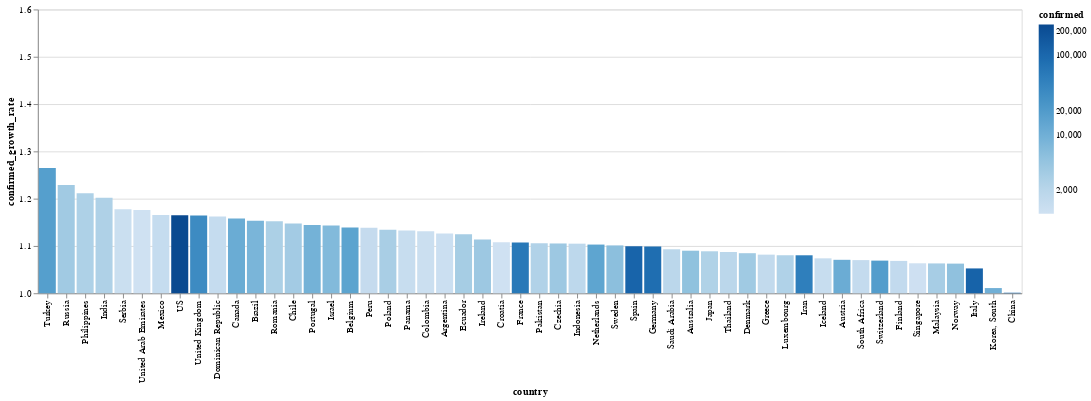

The notebook cell saved with this chart:
### Markdown cell above
# Tasa de contagios por país

El color corresponde con la cantidad de casos confirmados

### Code cell
today_df = global_df[
    (global_df.date == global_df.date.max()) & 
    (global_df.confirmed > 1000)
]


alt.Chart(today_df).mark_bar().encode(
    x=alt.X(
        'country', 
        sort=list(
            today_df.set_index('country')
                    .confirmed_growth_rate
                    .sort_values()
                    .index[::-1]
        )
    ),
    y=alt.X(
        'confirmed_growth_rate', 
        scale=alt.Scale(domain=[1, 1.6], clamp=True)
    ),
    color=alt.Color('confirmed', scale=alt.Scale(type='log')),
    tooltip=list(today_df.columns)
)

### Figure 1 — Vega-Lite specification as saved in the notebook (floating-point values rounded to 4 significant figures)
{"config": {"view": {"continuousWidth": 400, "continuousHeight": 300}}, "data": {"name": "data-866f79971568883716187e7110724f18"}, "mark": "bar", "encoding": {"color": {"type": "quantitative", "field": "confirmed", "scale": {"type": "log"}}, "tooltip": [{"type": "temporal", "field": "date"}, {"type": "nominal", "field": "country"}, {"type": "quantitative", "field": "confirmed"}, {"type": "quantitative", "field": "recovered"}, {"type": "quantitative", "field": "death"}, {"type": "quantitative", "field": "confirmed_growth_rate"}, {"type": "quantitative", "field": "death_growth_rate"}, {"type": "temporal", "field": "first_infaction_date"}, {"type": "quantitative", "field": "days_from_first_infection"}, {"type": "temporal", "field": "tenth_infaction_date"}, {"type": "quantitative", "field": "days_from_tenth_infection"}, {"type": "temporal", "field": "first_death_date"}, {"type": "quantitative", "field": "days_from_first_death"}, {"type": "temporal", "field": "tenth_death_date"}, {"type": "quantitative", "field": "days_from_tenth_death"}], "x": {"type": "nominal", "field": "country", "sort": ["Turkey", "Russia", "Philippines", "India", "Serbia", "United Arab Emirates", "Mexico", "US", "United Kingdom", "Dominican Republic", "Canada", "Brazil", "Romania", "Chile", "Portugal", "Israel", "Belgium", "Peru", "Poland", "Panama", "Colombia", "Argentina", "Ecuador", "Ireland", "Croatia", "France", "Pakistan", "Czechia", "Indonesia", "Netherlands", "Sweden", "Spain", "Germany", "Saudi Arabia", "Australia", "Japan", "Thailand", "Denmark", "Greece", "Luxembourg", "Iran", "Iceland", "Austria", "South Africa", "Switzerland", "Finland", "Singapore", "Malaysia", "Norway", "Italy", "Korea, South", "China"]}, "y": {"type": "quantitative", "field": "confirmed_growth_rate", "scale": {"clamp": true, "domain": [1, 1.6]}}}, "$schema": "https://vega.github.io/schema/vega-lite/v4.8.1.json", "datasets": {"data-866f79971568883716187e7110724f18": [{"date": "2020-04-02T00:00:00", "country": "Argentina", "confirmed": 1133, "recovered": 256, "death": 36, "confirmed_growth_rate": 1.126, "death_growth_rate": 1.227, "first_infaction_date": "2020-03-03T00:00:00", "days_from_first_infection": 30, "tenth_infaction_date": "2020-03-08T00:00:00", "days_from_tenth_infection": 25.0, "first_death_date": "2020-03-08T00:00:00", "days_from_first_death": 25.0, "tenth_death_date": "2020-03-22T00:00:00", "days_from_tenth_death": 11.0}, {"date": "2020-04-02T00:00:00", "country": "Australia", "confirmed": 5116, "recovered": 520, "death": 24, "confirmed_growth_rate": 1.09, "death_growth_rate": 1.093, "first_infaction_date": "2020-01-26T00:00:00", "days_from_first_infection": 67, "tenth_infaction_date": "2020-02-01T00:00:00", "days_from_tenth_infection": 61.0, "first_death_date": "2020-03-01T00:00:00", "days_from_first_death": 32.0, "tenth_death_date": "2020-03-26T00:00:00", "days_from_tenth_death": 7.0}, {"date": "2020-04-02T00:00:00", "country": "Austria", "confirmed": 11129, "recovered": 1749, "death": 158, "confirmed_growth_rate": 1.071, "death_growth_rate": 1.184, "first_infaction_date": "2020-02-25T00:00:00", "days_from_first_infection": 37, "tenth_infaction_date": "2020-03-01T00:00:00", "days_from_tenth_infection": 32.0, "first_death_date": "2020-03-12T00:00:00", "days_from_first_death": 21.0, "tenth_death_date": "2020-03-22T00:00:00", "days_from_tenth_death": 11.0}, {"date": "2020-04-02T00:00:00", "country": "Belgium", "confirmed": 15348, "recovered": 2495, "death": 1011, "confirmed_growth_rate": 1.139, "death_growth_rate": 1.245, "first_infaction_date": "2020-02-04T00:00:00", "days_from_first_infection": 58, "tenth_infaction_date": "2020-03-03T00:00:00", "days_from_tenth_infection": 30.0, "first_death_date": "2020-03-11T00:00:00", "days_from_first_death": 22.0, "tenth_death_date": "2020-03-18T00:00:00", "days_from_tenth_death": 15.0}, {"date": "2020-04-02T00:00:00", "country": "Brazil", "confirmed": 8044, "recovered": 127, "death": 324, "confirmed_growth_rate": 1.153, "death_growth_rate": 1.229, "first_infaction_date": "2020-02-26T00:00:00", "days_from_first_infection": 36, "tenth_infaction_date": "2020-03-06T00:00:00", "days_from_tenth_infection": 27.0, "first_death_date": "2020-03-17T00:00:00", "days_from_first_death": 16.0, "tenth_death_date": "2020-03-20T00:00:00", "days_from_tenth_death": 13.0}, {"date": "2020-04-02T00:00:00", "country": "Canada", "confirmed": 11284, "recovered": 1735, "death": 139, "confirmed_growth_rate": 1.158, "death_growth_rate": 1.21, "first_infaction_date": "2020-01-26T00:00:00", "days_from_first_infection": 67, "tenth_infaction_date": "2020-02-25T00:00:00", "days_from_tenth_infection": 37.0, "first_death_date": "2020-03-09T00:00:00", "days_from_first_death": 24.0, "tenth_death_date": "2020-03-20T00:00:00", "days_from_tenth_death": 13.0}, {"date": "2020-04-02T00:00:00", "country": "Chile", "confirmed": 3404, "recovered": 335, "death": 18, "confirmed_growth_rate": 1.147, "death_growth_rate": 1.245, "first_infaction_date": "2020-03-03T00:00:00", "days_from_first_infection": 30, "tenth_infaction_date": "2020-03-10T00:00:00", "days_from_tenth_infection": 23.0, "first_death_date": "2020-03-22T00:00:00", "days_from_first_death": 11.0, "tenth_death_date": "2020-03-31T00:00:00", "days_from_tenth_death": 2.0}, {"date": "2020-04-02T00:00:00", "country": "China", "confirmed": 82432, "recovered": 76565, "death": 3322, "confirmed_growth_rate": 1.001, "death_growth_rate": 1.001, "first_infaction_date": "2020-01-22T00:00:00", "days_from_first_infection": 71, "tenth_infaction_date": "2020-01-22T00:00:00", "days_from_tenth_infection": 71.0, "first_death_date": "2020-01-22T00:00:00", "days_from_first_death": 71.0, "tenth_death_date": "2020-01-22T00:00:00", "days_from_tenth_death": 71.0}, {"date": "2020-04-02T00:00:00", "country": "Colombia", "confirmed": 1161, "recovered": 55, "death": 19, "confirmed_growth_rate": 1.131, "death_growth_rate": 1.188, "first_infaction_date": "2020-03-06T00:00:00", "days_from_first_infection": 27, "tenth_infaction_date": "2020-03-13T00:00:00", "days_from_tenth_infection": 20.0, "first_death_date": "2020-03-22T00:00:00", "days_from_first_death": 11.0, "tenth_death_date": "2020-03-30T00:00:00", "days_from_tenth_death": 3.0}, {"date": "2020-04-02T00:00:00", "country": "Croatia", "confirmed": 1011, "recovered": 88, "death": 7, "confirmed_growth_rate": 1.108, "death_growth_rate": 1.138, "first_infaction_date": "2020-02-25T00:00:00", "days_from_first_infection": 37, "tenth_infaction_date": "2020-03-06T00:00:00", "days_from_tenth_infection": 27.0, "first_death_date": "2020-03-19T00:00:00", "days_from_first_death": 14.0, "tenth_death_date": "", "days_from_tenth_death": null}, {"date": "2020-04-02T00:00:00", "country": "Czechia", "confirmed": 3858, "recovered": 67, "death": 44, "confirmed_growth_rate": 1.105, "death_growth_rate": 1.264, "first_infaction_date": "2020-03-01T00:00:00", "days_from_first_infection": 32, "tenth_infaction_date": "2020-03-05T00:00:00", "days_from_tenth_infection": 28.0, "first_death_date": "2020-03-22T00:00:00", "days_from_first_death": 11.0, "tenth_death_date": "2020-03-28T00:00:00", "days_from_tenth_death": 5.0}, {"date": "2020-04-02T00:00:00", "country": "Denmark", "confirmed": 3573, "recovered": 1172, "death": 123, "confirmed_growth_rate": 1.085, "death_growth_rate": 1.172, "first_infaction_date": "2020-02-27T00:00:00", "days_from_first_infection": 35, "tenth_infaction_date": "2020-03-04T00:00:00", "days_from_tenth_infection": 29.0, "first_death_date": "2020-03-14T00:00:00", "days_from_first_death": 19.0, "tenth_death_date": "2020-03-21T00:00:00", "days_from_tenth_death": 12.0}, {"date": "2020-04-02T00:00:00", "country": "Dominican Republic", "confirmed": 1380, "recovered": 16, "death": 60, "confirmed_growth_rate": 1.162, "death_growth_rate": 1.265, "first_infaction_date": "2020-03-01T00:00:00", "days_from_first_infection": 32, "tenth_infaction_date": "2020-03-14T00:00:00", "days_from_tenth_infection": 19.0, "first_death_date": "2020-03-17T00:00:00", "days_from_first_death": 16.0, "tenth_death_date": "2020-03-27T00:00:00", "days_from_tenth_death": 6.0}, {"date": "2020-04-02T00:00:00", "country": "Ecuador", "confirmed": 3163, "recovered": 65, "death": 120, "confirmed_growth_rate": 1.125, "death_growth_rate": 1.202, "first_infaction_date": "2020-03-01T00:00:00", "days_from_first_infection": 32, "tenth_infaction_date": "2020-03-05T00:00:00", "days_from_tenth_infection": 28.0, "first_death_date": "2020-03-14T00:00:00", "days_from_first_death": 19.0, "tenth_death_date": "2020-03-22T00:00:00", "days_from_tenth_death": 11.0}, {"date": "2020-04-02T00:00:00", "country": "Finland", "confirmed": 1518, "recovered": 300, "death": 19, "confirmed_growth_rate": 1.068, "death_growth_rate": 1.216, "first_infaction_date": "2020-01-29T00:00:00", "days_from_first_infection": 64, "tenth_infaction_date": "2020-03-05T00:00:00", "days_from_tenth_infection": 28.0, "first_death_date": "2020-03-21T00:00:00", "days_from_first_death": 12.0, "tenth_death_date": "2020-03-29T00:00:00", "days_from_tenth_death": 4.0}, {"date": "2020-04-02T00:00:00", "country": "France", "confirmed": 59929, "recovered": 12548, "death": 5398, "confirmed_growth_rate": 1.107, "death_growth_rate": 1.181, "first_infaction_date": "2020-01-24T00:00:00", "days_from_first_infection": 69, "tenth_infaction_date": "2020-02-08T00:00:00", "days_from_tenth_infection": 54.0, "first_death_date": "2020-02-15T00:00:00", "days_from_first_death": 47.0, "tenth_death_date": "2020-03-07T00:00:00", "days_from_tenth_death": 26.0}, {"date": "2020-04-02T00:00:00", "country": "Germany", "confirmed": 84794, "recovered": 22440, "death": 1107, "confirmed_growth_rate": 1.099, "death_growth_rate": 1.226, "first_infaction_date": "2020-01-27T00:00:00", "days_from_first_infection": 66, "tenth_infaction_date": "2020-02-03T00:00:00", "days_from_tenth_infection": 59.0, "first_death_date": "2020-03-09T00:00:00", "days_from_first_death": 24.0, "tenth_death_date": "2020-03-15T00:00:00", "days_from_tenth_death": 18.0}, {"date": "2020-04-02T00:00:00", "country": "Greece", "confirmed": 1544, "recovered": 61, "death": 53, "confirmed_growth_rate": 1.082, "death_growth_rate": 1.108, "first_infaction_date": "2020-02-26T00:00:00", "days_from_first_infection": 36, "tenth_infaction_date": "2020-03-05T00:00:00", "days_from_tenth_infection": 28.0, "first_death_date": "2020-03-11T00:00:00", "days_from_first_death": 22.0, "tenth_death_date": "2020-03-21T00:00:00", "days_from_tenth_death": 12.0}, {"date": "2020-04-02T00:00:00", "country": "Iceland", "confirmed": 1319, "recovered": 284, "death": 4, "confirmed_growth_rate": 1.074, "death_growth_rate": 1.086, "first_infaction_date": "2020-02-28T00:00:00", "days_from_first_infection": 34, "tenth_infaction_date": "2020-03-03T00:00:00", "days_from_tenth_infection": 30.0, "first_death_date": "2020-03-15T00:00:00", "days_from_first_death": 18.0, "tenth_death_date": "", "days_from_tenth_death": null}, {"date": "2020-04-02T00:00:00", "country": "India", "confirmed": 2543, "recovered": 191, "death": 72, "confirmed_growth_rate": 1.202, "death_growth_rate": 1.206, "first_infaction_date": "2020-01-30T00:00:00", "days_from_first_infection": 63, "tenth_infaction_date": "2020-03-04T00:00:00", "days_from_tenth_infection": 29.0, "first_death_date": "2020-03-11T00:00:00", "days_from_first_death": 22.0, "tenth_death_date": "2020-03-25T00:00:00", "days_from_tenth_death": 8.0}, {"date": "2020-04-02T00:00:00", "country": "Indonesia", "confirmed": 1790, "recovered": 112, "death": 170, "confirmed_growth_rate": 1.105, "death_growth_rate": 1.118, "first_infaction_date": "2020-03-02T00:00:00", "days_from_first_infection": 31, "tenth_infaction_date": "2020-03-09T00:00:00", "days_from_tenth_infection": 24.0, "first_death_date": "2020-03-11T00:00:00", "days_from_first_death": 22.0, "tenth_death_date": "2020-03-18T00:00:00", "days_from_tenth_death": 15.0}, {"date": "2020-04-02T00:00:00", "country": "Iran", "confirmed": 50468, "recovered": 16711, "death": 3160, "confirmed_growth_rate": 1.08, "death_growth_rate": 1.051, "first_infaction_date": "2020-02-19T00:00:00", "days_from_first_infection": 43, "tenth_infaction_date": "2020-02-21T00:00:00", "days_from_tenth_infection": 41.0, "first_death_date": "2020-02-19T00:00:00", "days_from_first_death": 43.0, "tenth_death_date": "2020-02-24T00:00:00", "days_from_tenth_death": 38.0}, {"date": "2020-04-02T00:00:00", "country": "Ireland", "confirmed": 3849, "recovered": 5, "death": 98, "confirmed_growth_rate": 1.113, "death_growth_rate": 1.268, "first_infaction_date": "2020-02-29T00:00:00", "days_from_first_infection": 33, "tenth_infaction_date": "2020-03-06T00:00:00", "days_from_tenth_infection": 27.0, "first_death_date": "2020-03-11T00:00:00", "days_from_first_death": 22.0, "tenth_death_date": "2020-03-26T00:00:00", "days_from_tenth_death": 7.0}, {"date": "2020-04-02T00:00:00", "country": "Israel", "confirmed": 6857, "recovered": 338, "death": 36, "confirmed_growth_rate": 1.143, "death_growth_rate": 1.25, "first_infaction_date": "2020-02-21T00:00:00", "days_from_first_infection": 41, "tenth_infaction_date": "2020-03-03T00:00:00", "days_from_tenth_infection": 30.0, "first_death_date": "2020-03-21T00:00:00", "days_from_first_death": 12.0, "tenth_death_date": "2020-03-27T00:00:00", "days_from_tenth_death": 6.0}, {"date": "2020-04-02T00:00:00", "country": "Italy", "confirmed": 115242, "recovered": 18278, "death": 13915, "confirmed_growth_rate": 1.053, "death_growth_rate": 1.078, "first_infaction_date": "2020-01-31T00:00:00", "days_from_first_infection": 62, "tenth_infaction_date": "2020-02-21T00:00:00", "days_from_tenth_infection": 41.0, "first_death_date": "2020-02-21T00:00:00", "days_from_first_death": 41.0, "tenth_death_date": "2020-02-26T00:00:00", "days_from_tenth_death": 36.0}, {"date": "2020-04-02T00:00:00", "country": "Japan", "confirmed": 2495, "recovered": 472, "death": 62, "confirmed_growth_rate": 1.089, "death_growth_rate": 1.041, "first_infaction_date": "2020-01-22T00:00:00", "days_from_first_infection": 71, "tenth_infaction_date": "2020-01-30T00:00:00", "days_from_tenth_infection": 63.0, "first_death_date": "2020-02-13T00:00:00", "days_from_first_death": 49.0, "tenth_death_date": "2020-03-11T00:00:00", "days_from_tenth_death": 22.0}, {"date": "2020-04-02T00:00:00", "country": "Korea, South", "confirmed": 9976, "recovered": 5828, "death": 169, "confirmed_growth_rate": 1.011, "death_growth_rate": 1.037, "first_infaction_date": "2020-01-22T00:00:00", "days_from_first_infection": 71, "tenth_infaction_date": "2020-01-31T00:00:00", "days_from_tenth_infection": 62.0, "first_death_date": "2020-02-20T00:00:00", "days_from_first_death": 42.0, "tenth_death_date": "2020-02-26T00:00:00", "days_from_tenth_death": 36.0}, {"date": "2020-04-02T00:00:00", "country": "Luxembourg", "confirmed": 2487, "recovered": 80, "death": 30, "confirmed_growth_rate": 1.08, "death_growth_rate": 1.194, "first_infaction_date": "2020-02-29T00:00:00", "days_from_first_infection": 33, "tenth_infaction_date": "2020-03-12T00:00:00", "days_from_tenth_infection": 21.0, "first_death_date": "2020-03-14T00:00:00", "days_from_first_death": 19.0, "tenth_death_date": "2020-03-27T00:00:00", "days_from_tenth_death": 6.0}, {"date": "2020-04-02T00:00:00", "country": "Malaysia", "confirmed": 3116, "recovered": 767, "death": 50, "confirmed_growth_rate": 1.063, "death_growth_rate": 1.12, "first_infaction_date": "2020-01-25T00:00:00", "days_from_first_infection": 68, "tenth_infaction_date": "2020-02-05T00:00:00", "days_from_tenth_infection": 57.0, "first_death_date": "2020-03-17T00:00:00", "days_from_first_death": 16.0, "tenth_death_date": "2020-03-23T00:00:00", "days_from_tenth_death": 10.0}, {"date": "2020-04-02T00:00:00", "country": "Mexico", "confirmed": 1378, "recovered": 35, "death": 37, "confirmed_growth_rate": 1.165, "death_growth_rate": 1.304, "first_infaction_date": "2020-02-28T00:00:00", "days_from_first_infection": 34, "tenth_infaction_date": "2020-03-12T00:00:00", "days_from_tenth_infection": 21.0, "first_death_date": "2020-03-19T00:00:00", "days_from_first_death": 14.0, "tenth_death_date": "2020-03-28T00:00:00", "days_from_tenth_death": 5.0}, {"date": "2020-04-02T00:00:00", "country": "Netherlands", "confirmed": 14788, "recovered": 260, "death": 1341, "confirmed_growth_rate": 1.103, "death_growth_rate": 1.175, "first_infaction_date": "2020-02-27T00:00:00", "days_from_first_infection": 35, "tenth_infaction_date": "2020-03-02T00:00:00", "days_from_tenth_infection": 31.0, "first_death_date": "2020-03-06T00:00:00", "days_from_first_death": 27.0, "tenth_death_date": "2020-03-14T00:00:00", "days_from_tenth_death": 19.0}, {"date": "2020-04-02T00:00:00", "country": "Norway", "confirmed": 5147, "recovered": 32, "death": 50, "confirmed_growth_rate": 1.063, "death_growth_rate": 1.203, "first_infaction_date": "2020-02-26T00:00:00", "days_from_first_infection": 36, "tenth_infaction_date": "2020-02-29T00:00:00", "days_from_tenth_infection": 33.0, "first_death_date": "2020-03-14T00:00:00", "days_from_first_death": 19.0, "tenth_death_date": "2020-03-24T00:00:00", "days_from_tenth_death": 9.0}, {"date": "2020-04-02T00:00:00", "country": "Pakistan", "confirmed": 2421, "recovered": 125, "death": 34, "confirmed_growth_rate": 1.106, "death_growth_rate": 1.217, "first_infaction_date": "2020-02-26T00:00:00", "days_from_first_infection": 36, "tenth_infaction_date": "2020-03-10T00:00:00", "days_from_tenth_infection": 23.0, "first_death_date": "2020-03-19T00:00:00", "days_from_first_death": 14.0, "tenth_death_date": "2020-03-27T00:00:00", "days_from_tenth_death": 6.0}, {"date": "2020-04-02T00:00:00", "country": "Panama", "confirmed": 1317, "recovered": 9, "death": 32, "confirmed_growth_rate": 1.132, "death_growth_rate": 1.232, "first_infaction_date": "2020-03-10T00:00:00", "days_from_first_infection": 23, "tenth_infaction_date": "2020-03-12T00:00:00", "days_from_tenth_infection": 21.0, "first_death_date": "2020-03-11T00:00:00", "days_from_first_death": 22.0, "tenth_death_date": "2020-03-28T00:00:00", "days_from_tenth_death": 5.0}, {"date": "2020-04-02T00:00:00", "country": "Peru", "confirmed": 1414, "recovered": 537, "death": 55, "confirmed_growth_rate": 1.138, "death_growth_rate": 1.3, "first_infaction_date": "2020-03-06T00:00:00", "days_from_first_infection": 27, "tenth_infaction_date": "2020-03-10T00:00:00", "days_from_tenth_infection": 23.0, "first_death_date": "2020-03-20T00:00:00", "days_from_first_death": 13.0, "tenth_death_date": "2020-03-27T00:00:00", "days_from_tenth_death": 6.0}, {"date": "2020-04-02T00:00:00", "country": "Philippines", "confirmed": 2633, "recovered": 51, "death": 107, "confirmed_growth_rate": 1.211, "death_growth_rate": 1.134, "first_infaction_date": "2020-01-30T00:00:00", "days_from_first_infection": 63, "tenth_infaction_date": "2020-03-09T00:00:00", "days_from_tenth_infection": 24.0, "first_death_date": "2020-02-02T00:00:00", "days_from_first_death": 60.0, "tenth_death_date": "2020-03-15T00:00:00", "days_from_tenth_death": 18.0}, {"date": "2020-04-02T00:00:00", "country": "Poland", "confirmed": 2946, "recovered": 56, "death": 57, "confirmed_growth_rate": 1.134, "death_growth_rate": 1.207, "first_infaction_date": "2020-03-04T00:00:00", "days_from_first_infection": 29, "tenth_infaction_date": "2020-03-08T00:00:00", "days_from_tenth_infection": 25.0, "first_death_date": "2020-03-12T00:00:00", "days_from_first_death": 21.0, "tenth_death_date": "2020-03-25T00:00:00", "days_from_tenth_death": 8.0}, {"date": "2020-04-02T00:00:00", "country": "Portugal", "confirmed": 9034, "recovered": 68, "death": 209, "confirmed_growth_rate": 1.144, "death_growth_rate": 1.197, "first_infaction_date": "2020-03-02T00:00:00", "days_from_first_infection": 31, "tenth_infaction_date": "2020-03-06T00:00:00", "days_from_tenth_infection": 27.0, "first_death_date": "2020-03-17T00:00:00", "days_from_first_death": 16.0, "tenth_death_date": "2020-03-21T00:00:00", "days_from_tenth_death": 12.0}, {"date": "2020-04-02T00:00:00", "country": "Romania", "confirmed": 2738, "recovered": 267, "death": 115, "confirmed_growth_rate": 1.152, "death_growth_rate": 1.266, "first_infaction_date": "2020-02-26T00:00:00", "days_from_first_infection": 36, "tenth_infaction_date": "2020-03-08T00:00:00", "days_from_tenth_infection": 25.0, "first_death_date": "2020-03-22T00:00:00", "days_from_first_death": 11.0, "tenth_death_date": "2020-03-24T00:00:00", "days_from_tenth_death": 9.0}, {"date": "2020-04-02T00:00:00", "country": "Russia", "confirmed": 3548, "recovered": 235, "death": 30, "confirmed_growth_rate": 1.229, "death_growth_rate": 1.331, "first_infaction_date": "2020-01-31T00:00:00", "days_from_first_infection": 62, "tenth_infaction_date": "2020-03-06T00:00:00", "days_from_tenth_infection": 27.0, "first_death_date": "2020-03-19T00:00:00", "days_from_first_death": 14.0, "tenth_death_date": "2020-03-31T00:00:00", "days_from_tenth_death": 2.0}, {"date": "2020-04-02T00:00:00", "country": "Saudi Arabia", "confirmed": 1885, "recovered": 328, "death": 21, "confirmed_growth_rate": 1.093, "death_growth_rate": 1.299, "first_infaction_date": "2020-03-02T00:00:00", "days_from_first_infection": 31, "tenth_infaction_date": "2020-03-08T00:00:00", "days_from_tenth_infection": 25.0, "first_death_date": "2020-03-24T00:00:00", "days_from_first_death": 9.0, "tenth_death_date": "2020-04-01T00:00:00", "days_from_tenth_death": 1.0}, {"date": "2020-04-02T00:00:00", "country": "Serbia", "confirmed": 1171, "recovered": 0, "death": 31, "confirmed_growth_rate": 1.178, "death_growth_rate": 1.263, "first_infaction_date": "2020-03-06T00:00:00", "days_from_first_infection": 27, "tenth_infaction_date": "2020-03-11T00:00:00", "days_from_tenth_infection": 22.0, "first_death_date": "2020-03-20T00:00:00", "days_from_first_death": 13.0, "tenth_death_date": "2020-03-29T00:00:00", "days_from_tenth_death": 4.0}, {"date": "2020-04-02T00:00:00", "country": "Singapore", "confirmed": 1049, "recovered": 266, "death": 4, "confirmed_growth_rate": 1.063, "death_growth_rate": 1.119, "first_infaction_date": "2020-01-23T00:00:00", "days_from_first_infection": 70, "tenth_infaction_date": "2020-01-31T00:00:00", "days_from_tenth_infection": 62.0, "first_death_date": "2020-03-21T00:00:00", "days_from_first_death": 12.0, "tenth_death_date": "", "days_from_tenth_death": null}, {"date": "2020-04-02T00:00:00", "country": "South Africa", "confirmed": 1462, "recovered": 50, "death": 5, "confirmed_growth_rate": 1.07, "death_growth_rate": 1.329, "first_infaction_date": "2020-03-05T00:00:00", "days_from_first_infection": 28, "tenth_infaction_date": "2020-03-11T00:00:00", "days_from_tenth_infection": 22.0, "first_death_date": "2020-03-27T00:00:00", "days_from_first_death": 6.0, "tenth_death_date": "", "days_from_tenth_death": null}, {"date": "2020-04-02T00:00:00", "country": "Spain", "confirmed": 112065, "recovered": 26743, "death": 10348, "confirmed_growth_rate": 1.099, "death_growth_rate": 1.132, "first_infaction_date": "2020-02-01T00:00:00", "days_from_first_infection": 61, "tenth_infaction_date": "2020-02-26T00:00:00", "days_from_tenth_infection": 36.0, "first_death_date": "2020-03-03T00:00:00", "days_from_first_death": 30.0, "tenth_death_date": "2020-03-08T00:00:00", "days_from_tenth_death": 25.0}, {"date": "2020-04-02T00:00:00", "country": "Sweden", "confirmed": 5568, "recovered": 103, "death": 308, "confirmed_growth_rate": 1.101, "death_growth_rate": 1.227, "first_infaction_date": "2020-01-31T00:00:00", "days_from_first_infection": 62, "tenth_infaction_date": "2020-02-29T00:00:00", "days_from_tenth_infection": 33.0, "first_death_date": "2020-03-11T00:00:00", "days_from_first_death": 22.0, "tenth_death_date": "2020-03-19T00:00:00", "days_from_tenth_death": 14.0}, {"date": "2020-04-02T00:00:00", "country": "Switzerland", "confirmed": 18827, "recovered": 4013, "death": 536, "confirmed_growth_rate": 1.069, "death_growth_rate": 1.16, "first_infaction_date": "2020-02-25T00:00:00", "days_from_first_infection": 37, "tenth_infaction_date": "2020-02-29T00:00:00", "days_from_tenth_infection": 33.0, "first_death_date": "2020-03-05T00:00:00", "days_from_first_death": 28.0, "tenth_death_date": "2020-03-13T00:00:00", "days_from_tenth_death": 20.0}, {"date": "2020-04-02T00:00:00", "country": "Thailand", "confirmed": 1875, "recovered": 505, "death": 15, "confirmed_growth_rate": 1.087, "death_growth_rate": 1.209, "first_infaction_date": "2020-01-22T00:00:00", "days_from_first_infection": 71, "tenth_infaction_date": "2020-01-28T00:00:00", "days_from_tenth_infection": 65.0, "first_death_date": "2020-03-01T00:00:00", "days_from_first_death": 32.0, "tenth_death_date": "2020-04-01T00:00:00", "days_from_tenth_death": 1.0}, {"date": "2020-04-02T00:00:00", "country": "Turkey", "confirmed": 18135, "recovered": 415, "death": 356, "confirmed_growth_rate": 1.265, "death_growth_rate": 1.25, "first_infaction_date": "2020-03-11T00:00:00", "days_from_first_infection": 22, "tenth_infaction_date": "2020-03-16T00:00:00", "days_from_tenth_infection": 17.0, "first_death_date": "2020-03-17T00:00:00", "days_from_first_death": 16.0, "tenth_death_date": "2020-03-22T00:00:00", "days_from_tenth_death": 11.0}, {"date": "2020-04-02T00:00:00", "country": "US", "confirmed": 243453, "recovered": 9001, "death": 5926, "confirmed_growth_rate": 1.165, "death_growth_rate": 1.255, "first_infaction_date": "2020-01-22T00:00:00", "days_from_first_infection": 71, "tenth_infaction_date": "2020-02-03T00:00:00", "days_from_tenth_infection": 59.0, "first_death_date": "2020-02-29T00:00:00", "days_from_first_death": 33.0, "tenth_death_date": "2020-03-04T00:00:00", "days_from_tenth_death": 29.0}, {"date": "2020-04-02T00:00:00", "country": "United Arab Emirates", "confirmed": 1024, "recovered": 96, "death": 8, "confirmed_growth_rate": 1.176, "death_growth_rate": 1.233, "first_infaction_date": "2020-01-29T00:00:00", "days_from_first_infection": 64, "tenth_infaction_date": "2020-02-22T00:00:00", "days_from_tenth_infection": 40.0, "first_death_date": "2020-03-20T00:00:00", "days_from_first_death": 13.0, "tenth_death_date": "", "days_from_tenth_death": null}, {"date": "2020-04-02T00:00:00", "country": "United Kingdom", "confirmed": 34173, "recovered": 192, "death": 2926, "confirmed_growth_rate": 1.164, "death_growth_rate": 1.262, "first_infaction_date": "2020-01-31T00:00:00", "days_from_first_infection": 62, "tenth_infaction_date": "2020-02-24T00:00:00", "days_from_tenth_infection": 38.0, "first_death_date": "2020-03-05T00:00:00", "days_from_first_death": 28.0, "tenth_death_date": "2020-03-14T00:00:00", "days_from_tenth_death": 19.0}]}}
